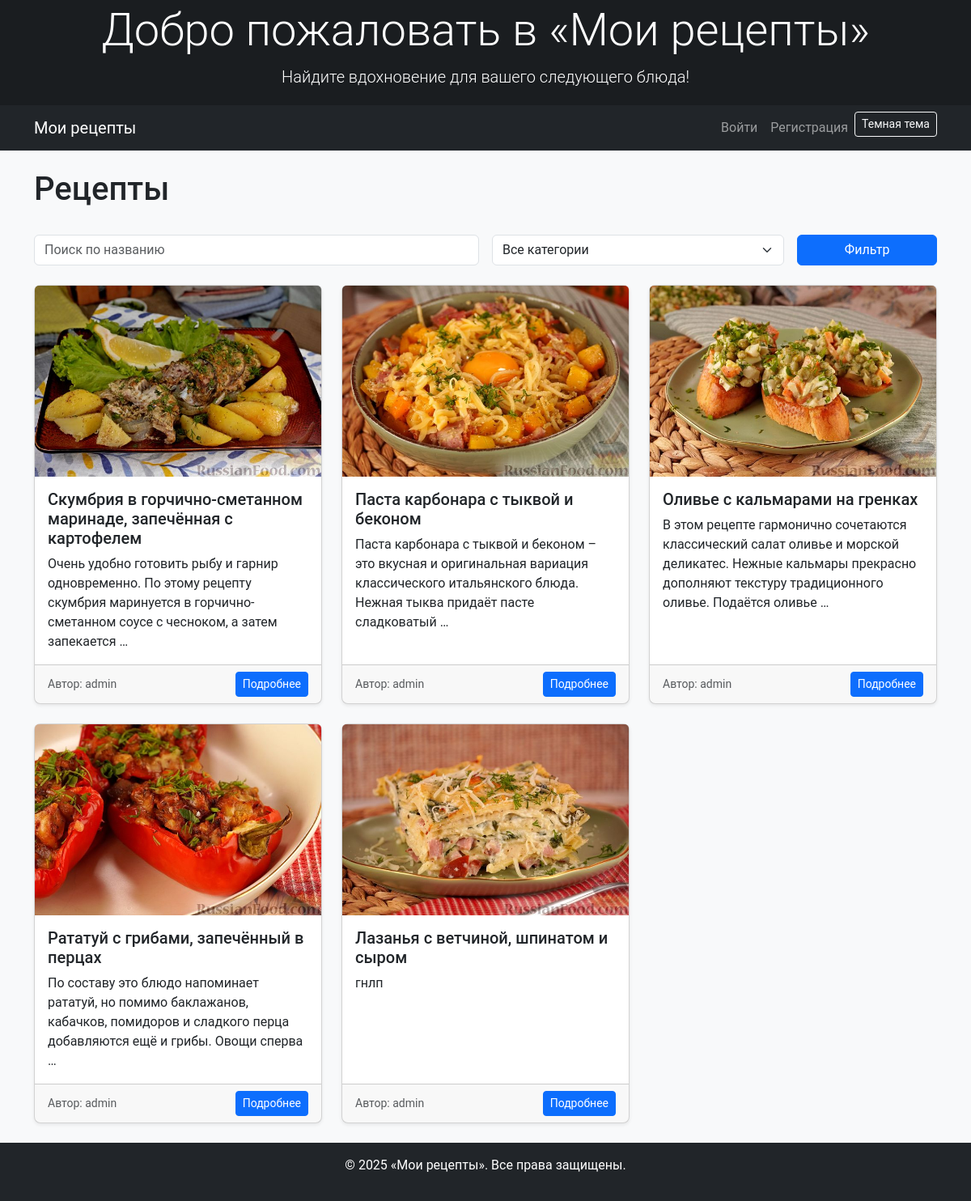
The page / on the database its author committed.
### recipes/models.py (models this page shows, shortened)
class Recipe(models.Model):
    title = models.CharField(max_length=200)                   # Название рецепта
    description = models.TextField()                            # Описание рецепта
    ingredients = models.TextField(blank=True, verbose_name="Ингредиенты")
    steps = models.TextField()                                # Шаги приготовления
    cooking_time = models.PositiveIntegerField(help_text="Время в минутах")  # Время готовки
    image = models.ImageField(upload_to="recipe_images/", blank=True, null=True)  # Изображение (опционально)
    author = models.ForeignKey(User, on_delete=models.CASCADE)  # Автор рецепта (удаляется при удалении пользователя)
    category = models.ForeignKey(Category, on_delete=models.SET_NULL, null=True, blank=True)  # Категория (может быть пустой)
    likes = models.ManyToManyField(User, related_name="liked_recipes", blank=True)  # Лайки от пользователей
    created_at = models.DateTimeField(auto_now_add=True)      # Дата создания (автоматически)

### recipes/views.py (the view)
# urls.py: path("", views.recipe_list, name="recipe_list"),                    # Главная страница со списком рецептов
def recipe_list(request):
    category_id = request.GET.get("category")  # Фильтр по категории из GET-запроса
    search_query = request.GET.get("search", "")  # Поисковый запрос
    recipes = Recipe.objects.all()  # Получаем все рецепты
    if category_id:
        try:
            recipes = recipes.filter(category_id=int(category_id))  # Безопасная проверка на число
        except ValueError:
            pass  # Игнорируем некорректный ID категории
    if search_query:
        recipes = recipes.filter(title__icontains=search_query)
    paginator = Paginator(recipes, 10)
    page_number = request.GET.get('page')
    page_obj = paginator.get_page(page_number)
    categories = Category.objects.all()  # Все категории для фильтра
    return render(request, "recipes/index.html", {
        "page_obj": page_obj,  # Объект пагинации вместо списка рецептов
        "categories": categories,
        "search_query": search_query
    })

### recipes/templates/recipes/index.html (shortened to what this page needs)
{% extends 'base.html' %}
{% block content %}
  <div class="d-flex justify-content-between align-items-center mb-4">
    <h1>Рецепты</h1>
  </div>
  <form method="get" class="mb-4">
    <div class="row g-3">
      <div class="col-md-6">
        <input type="text" name="search" value="{{ search_query }}" class="form-control" placeholder="Поиск по названию">
      </div>
      <div class="col-md-4">
        <select name="category" class="form-select">
          <option value="">Все категории</option>
        </select>
      </div>
      <div class="col-md-2">
        <button type="submit" class="btn btn-primary w-100">Фильтр</button>
      </div>
    </div>
  </form>
<div class="row row-cols-1 row-cols-md-3 g-4">
  {% for recipe in page_obj %}
    <div class="col fade-in">
      <a href="{% url 'recipe_detail' recipe.id %}" class="card h-100 shadow-sm card-hover text-decoration-none">
        {% if recipe.image %}
          <img src="{{ recipe.image.url }}" class="card-img-top" alt="{{ recipe.title }}">
        {% endif %}
        <div class="card-body">
          <h5 class="card-title">{{ recipe.title }}</h5>
          <p class="card-text">{{ recipe.description|truncatewords:20 }}</p>
        </div>
        <div class="card-footer d-flex justify-content-between align-items-center">
          <small class="text-muted">Автор: {{ recipe.author.username }}</small>
          <span class="btn btn-sm btn-primary">Подробнее</span>
        </div>
      </a>
    </div>
  {% empty %}
    <div class="col">
      <div class="alert alert-info">Рецептов пока нет.</div>
    </div>
  {% endfor %}
</div>
{% endblock %}

### recipes/templates/base.html (shortened to what this page needs)
{% load static %}
<!DOCTYPE html>
<html lang="ru">
<head>
    <link href="https://cdn.jsdelivr.net/npm/bootstrap@5.3.0/dist/css/bootstrap.min.css" rel="stylesheet">
    <link rel="stylesheet" href="{% static 'css/styles.css' %}">
</head>
<body>
    <header class="site-header text-white text-center" style="background: #343a40; padding: 50px 0;">
        <div class="overlay"></div>
        <div class="header-content" style="position: relative;">
            <h1 class="display-4">Добро пожаловать в «Мои рецепты»</h1>
            <p class="lead">Найдите вдохновение для вашего следующего блюда!</p>
        </div>
    </header>
    <nav class="navbar navbar-expand-lg navbar-dark bg-dark">
        <div class="container">
            <a class="navbar-brand" href="{% url 'recipe_list' %}">Мои рецепты</a>
            <div class="collapse navbar-collapse" id="navbarNav">
                <ul class="navbar-nav ms-auto">
                    {% if user.is_authenticated %}
                        <li class="nav-item">
                            <a class="nav-link" href="{% url 'profile' %}">Профиль ({{ user.username }})</a>
                        </li>
                        <li class="nav-item">
                            <a class="nav-link" href="{% url 'logout' %}">Выйти</a>
                        </li>
                    {% else %}
                        <li class="nav-item">
                            <a class="nav-link" href="{% url 'login' %}">Войти</a>
                        </li>
                        <li class="nav-item">
                            <a class="nav-link" href="{% url 'register' %}">Регистрация</a>
                        </li>
                    {% endif %}
                    <li class="nav-item">
                        <button id="themeToggle" class="btn btn-sm btn-outline-light">Темная тема</button>
                    </li>
                </ul>
            </div>
        </div>
    </nav>
    <div class="container mt-4">
        {% block content %}{% endblock %}
    </div>
    <footer class="bg-dark text-white text-center py-3 mt-4">
        <div class="container">
            <p>© 2025 «Мои рецепты». Все права защищены.</p>
        </div>
    </footer>
</body>
</html>

### static/css/styles.css (style rules this page uses)
body { background-color: #f8f9fa; font-family: 'Roboto', sans-serif; }
.site-header { position: relative; background: url('/static/images/header-bg.jpg') no-repeat center center/cover; height: 130px; display: flex; align-items: center; justify-content: center; }
.site-header .overlay { position: absolute; top: 0; left: 0; right: 0; bottom: 0; background-color: rgba(0, 0, 0, 0.5); }
.site-header .header-content { position: relative; z-index: 2; }
.card-hover { border-radius: 0.5rem; transition: transform 0.3s ease, box-shadow 0.3s ease; }
.fade-in { opacity: 0; transform: translateY(20px); animation: fadeInUp 0.5s forwards; }

### rows shown on the page
Recipe: image (picture), title "Скумбрия в горчично-сметанном маринаде, запечённая с картофелем", description "Очень удобно готовить рыбу и гарнир одновременно. По этому рецепту скумбрия маринуется в горчично-сметанном соусе с чесноком, а затем запекается …", author.username "admin"
Recipe: image (picture), title "Паста карбонара с тыквой и беконом", description "Паста карбонара с тыквой и беконом – это вкусная и оригинальная вариация классического итальянского блюда. Нежная тыква придаёт пасте сладковатый …", author.username "admin"
Recipe: image (picture), title "Оливье с кальмарами на гренках", description "В этом рецепте гармонично сочетаются классический салат оливье и морской деликатес. Нежные кальмары прекрасно дополняют текстуру традиционного оливье. Подаётся оливье …", author.username "admin"
Recipe: image (picture), title "Рататуй с грибами, запечённый в перцах", description "По составу это блюдо напоминает рататуй, но помимо баклажанов, кабачков, помидоров и сладкого перца добавляются ещё и грибы. Овощи сперва …", author.username "admin"
Recipe: image (picture), title "Лазанья с ветчиной, шпинатом и сыром", description "гнлп", author.username "admin"
